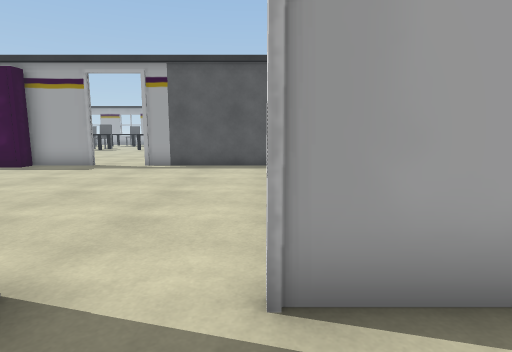
view 1 (above)

24 first-person views from a walk through a Unity game level. The camera is 1.2 m above the floor, tilts 8° down and sees 80° across. Doors are open. The floor is counted in squares, 1 m on a side. Each view is taken from the middle of a square. On the plan, view 1 faces up. The plan holds only what a view shows up to about 13 squares ahead; the rest is blank. The place goes on beyond the plan. The player character is not drawn. Some animated figures are not drawn.

view 2
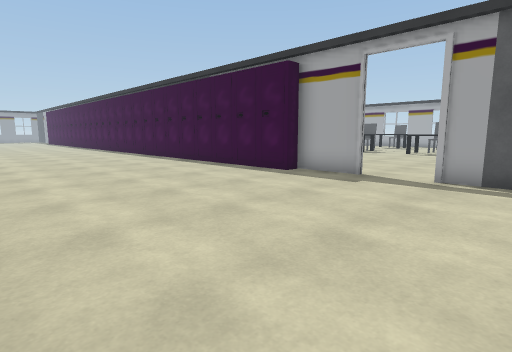

view 3
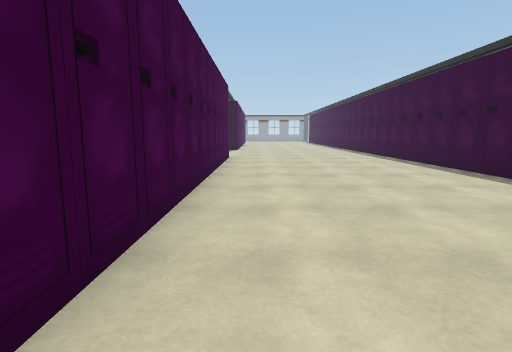

view 4
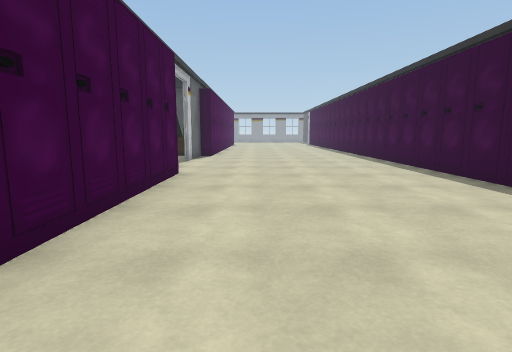

view 5
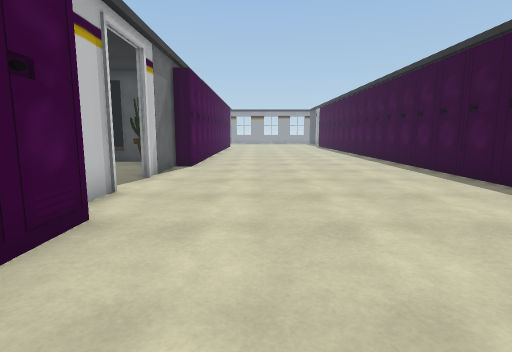

view 6
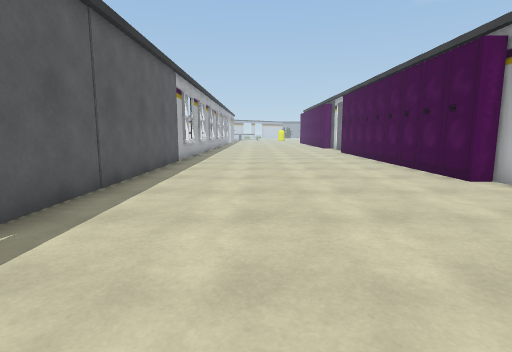

view 7
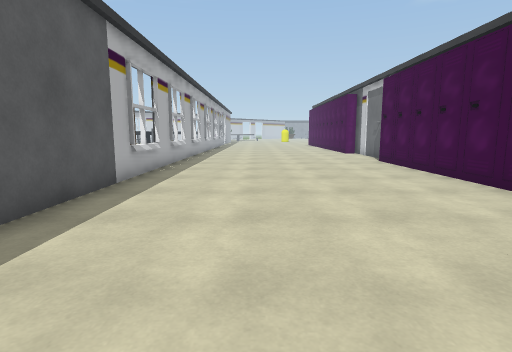

view 8
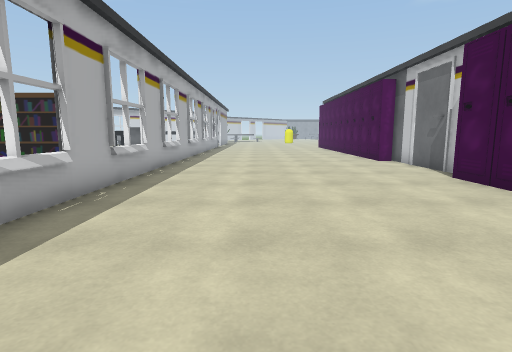

view 9
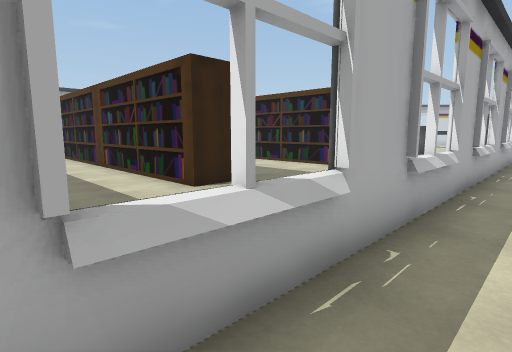

view 10
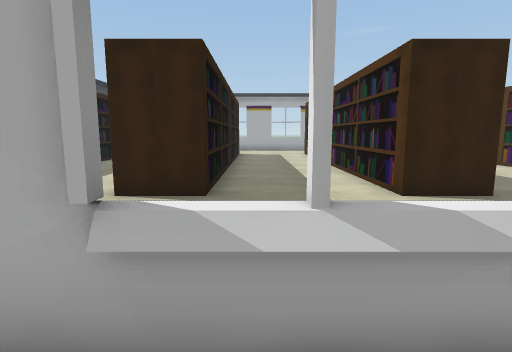

view 11
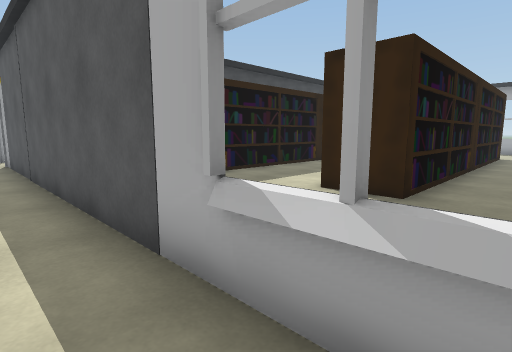

view 12
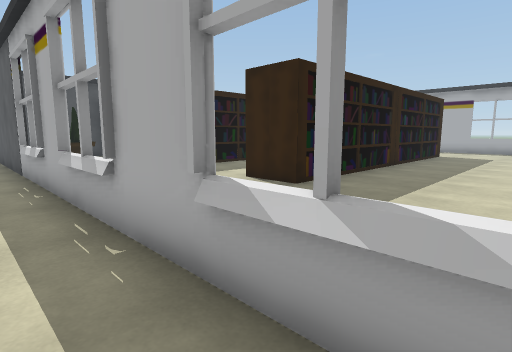

view 13
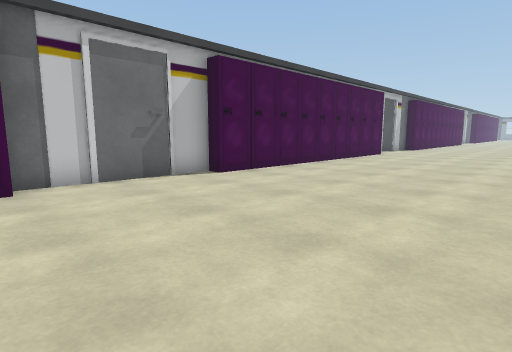

view 14
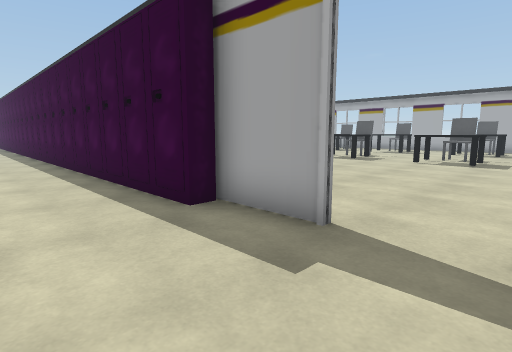

view 15
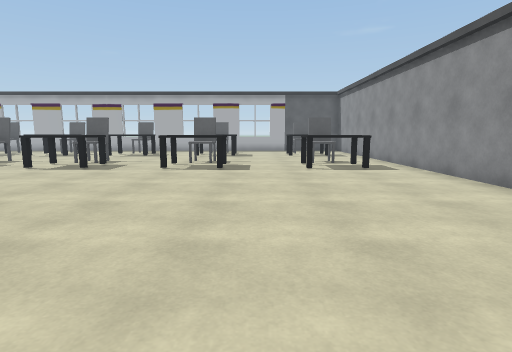

view 16
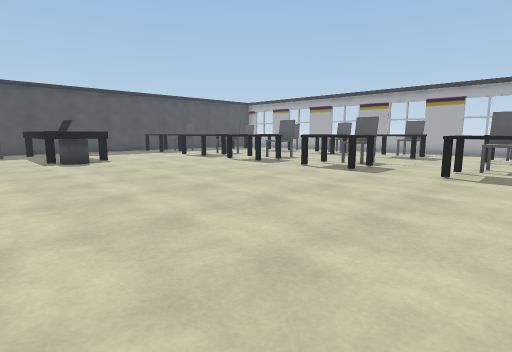

view 17
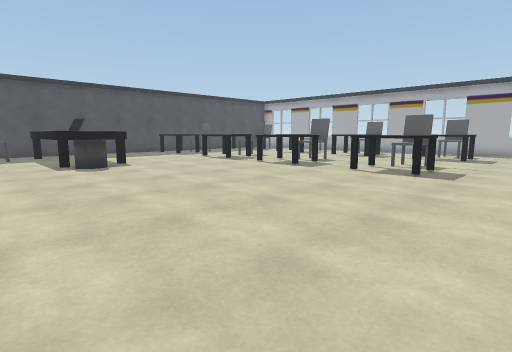

view 18
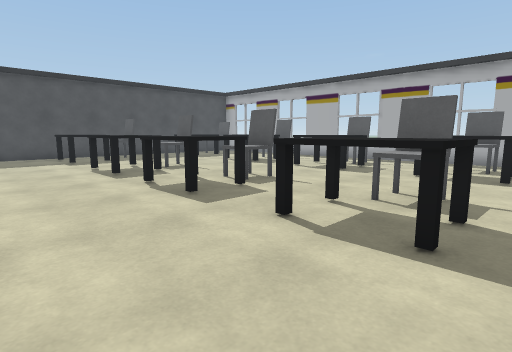

view 19
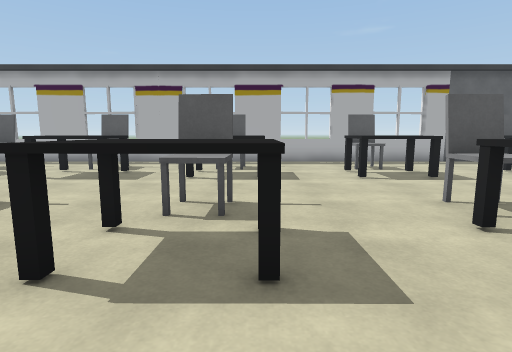

view 20
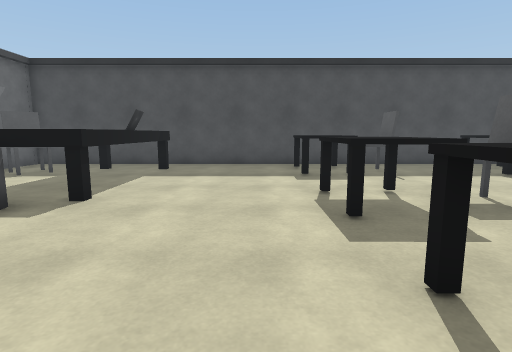

view 21
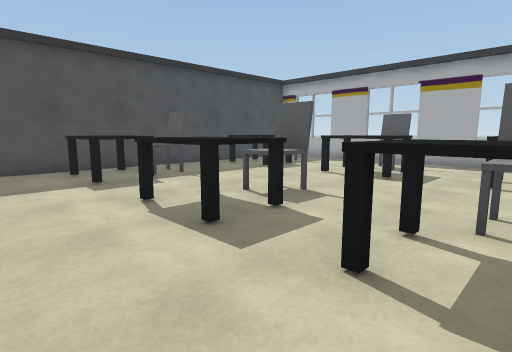

view 22
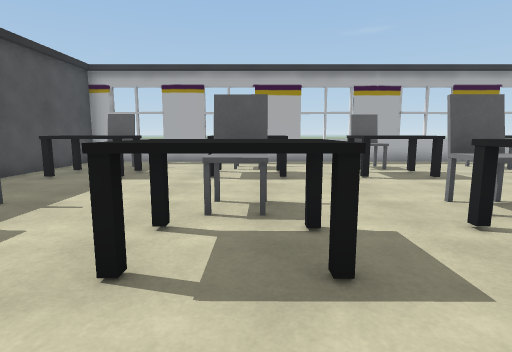

view 23
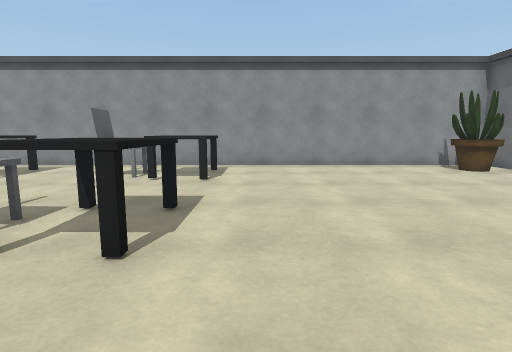

view 24
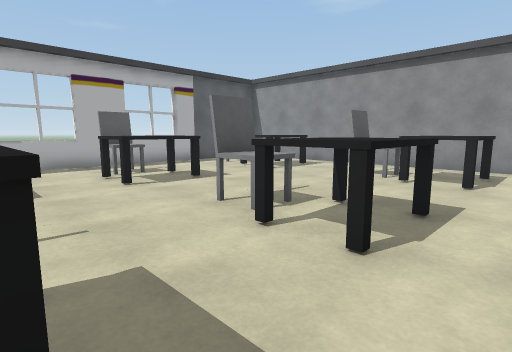

### Floor plan
Key: @ floor where view 1 was taken; # wall or solid block; . floor; D open door; = window, fence, low wall or low ledge; L locker; P plant; B bookshelf; C chair; E desk; I bin; A laptop; O other object.
Columns run from 27 left of view 1 to 19 right of it. Each row starts with its distance up from view 1.
 32 ##=###=###=###=###=###=##
 31 #.........................
 30 #.CC..CC...C...C...CC...CC  #
 29 #.CC..CC..CCE. CC..CCE..CC .#
 28 #EEE..E E.E E.E  ..E E..E E.O
 27 #.EE..EEE.EEE.EEE..EEE..EEE.O      B
 26 #...........................O      B
 25 #...........................O      B.  B  ...
 24 #.CC..CC..CC...C...CC...CC..O      B. .BB....
 23 #ECC..CCE.CC..ECE..CCE..CC..OO     B...BB....
 22 #EEE..EEE.EEE.EEE..EEE..E E.O      B...BB....
 21 #.EE..EE..EE..EEE..EEE..EE..OB..   B...BB....B
 20 #...........................OB..   B...BB....
 19 #...........................OB...  B...BB....B
 18 #...........................OB...  B...BB....B
 17 #.OOOOOO....................OB...  B...BB....B
 16 #.AA   II...................OB...BBB...BB....B
 15 #.OOOOOII...................#  ...............
 14 #..C........................#OO
 13 #.CC...................DD.P.#OO
 12 #..C         ..........D....#
 11 LLL#LLL#LLL#LLLL#LL##..#############==##=###=##
 10 ...............................................
  9 ..............................................
  8 ...............................................
  7 ...............................................
  6 ...............................................
  5 ...............................................
  4 ...............................................
  3 L##...D..###L###L##LLL# .....###LL##LL###.....L
  2 LL###DD##L LLL LLLLLLL    ..#LL LLL LLL L#####L
  1  PP...
  0 #...                       @

Positions as (right, up) in squares from view 1, and headings:
1: (0, 0), facing up
2: (-2, 3), facing up-left
3: (-3, 4), facing left
4: (-9, 5), facing left
5: (-14, 5), facing left
6: (-6, 8), facing right
7: (0, 8), facing right
8: (5, 8), facing right
9: (8, 10), facing up-right
10: (9, 10), facing up
11: (10, 10), facing up-left
12: (18, 10), facing up-left
13: (19, 10), facing down-left
14: (-4, 8), facing up-left
15: (-5, 11), facing up
16: (-6, 12), facing up-left
17: (-8, 12), facing up-left
18: (-10, 18), facing up-left
19: (-11, 19), facing up
20: (-15, 20), facing left
21: (-16, 19), facing up-left
22: (-20, 19), facing up
23: (-11, 20), facing right
24: (-11, 20), facing up-right
